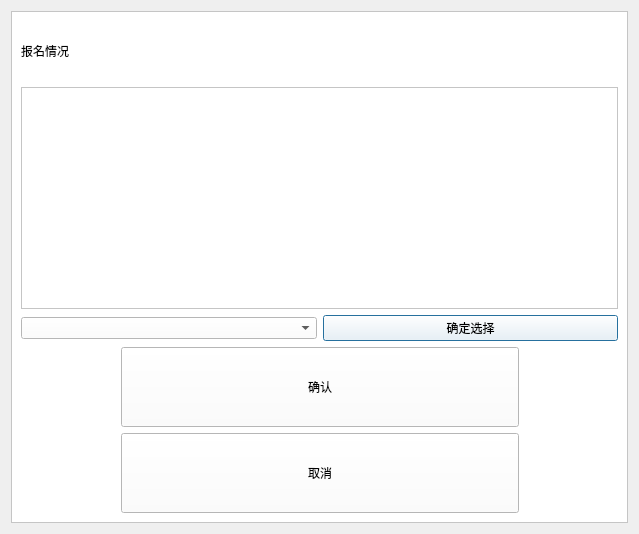
<?xml version="1.0" encoding="UTF-8"?>
<ui version="4.0">
 <class>chooseTranslator_ui</class>
 <widget class="QDialog" name="chooseTranslator_ui">
  <property name="geometry">
   <rect>
    <x>0</x>
    <y>0</y>
    <width>639</width>
    <height>534</height>
   </rect>
  </property>
  <property name="windowTitle">
   <string>Dialog</string>
  </property>
  <layout class="QHBoxLayout" name="horizontalLayout">
   <item>
    <widget class="QFrame" name="frame">
     <property name="styleSheet">
      <string notr="true">background-color: rgb(255, 255, 255);</string>
     </property>
     <property name="frameShape">
      <enum>QFrame::StyledPanel</enum>
     </property>
     <property name="frameShadow">
      <enum>QFrame::Raised</enum>
     </property>
     <layout class="QVBoxLayout" name="verticalLayout_2">
      <item>
       <layout class="QVBoxLayout" name="verticalLayout">
        <item>
         <widget class="QLabel" name="label">
          <property name="minimumSize">
           <size>
            <width>0</width>
            <height>60</height>
           </size>
          </property>
          <property name="text">
           <string>报名情况</string>
          </property>
         </widget>
        </item>
        <item>
         <widget class="QTableWidget" name="tableWidget"/>
        </item>
        <item>
         <layout class="QHBoxLayout" name="horizontalLayout_2">
          <item>
           <widget class="QComboBox" name="comboBox"/>
          </item>
          <item>
           <widget class="QPushButton" name="btnChoose">
            <property name="cursor">
             <cursorShape>PointingHandCursor</cursorShape>
            </property>
            <property name="text">
             <string>确定选择</string>
            </property>
           </widget>
          </item>
         </layout>
        </item>
       </layout>
      </item>
      <item>
       <layout class="QHBoxLayout" name="horizontalLayout_3" stretch="1,4,1">
        <item>
         <spacer name="horizontalSpacer">
          <property name="orientation">
           <enum>Qt::Horizontal</enum>
          </property>
          <property name="sizeHint" stdset="0">
           <size>
            <width>40</width>
            <height>20</height>
           </size>
          </property>
         </spacer>
        </item>
        <item>
         <widget class="QPushButton" name="btnOK">
          <property name="minimumSize">
           <size>
            <width>0</width>
            <height>80</height>
           </size>
          </property>
          <property name="cursor">
           <cursorShape>PointingHandCursor</cursorShape>
          </property>
          <property name="text">
           <string>确认</string>
          </property>
         </widget>
        </item>
        <item>
         <spacer name="horizontalSpacer_2">
          <property name="orientation">
           <enum>Qt::Horizontal</enum>
          </property>
          <property name="sizeHint" stdset="0">
           <size>
            <width>40</width>
            <height>20</height>
           </size>
          </property>
         </spacer>
        </item>
       </layout>
      </item>
      <item>
       <layout class="QHBoxLayout" name="horizontalLayout_4" stretch="1,4,1">
        <item>
         <spacer name="horizontalSpacer_3">
          <property name="orientation">
           <enum>Qt::Horizontal</enum>
          </property>
          <property name="sizeHint" stdset="0">
           <size>
            <width>40</width>
            <height>20</height>
           </size>
          </property>
         </spacer>
        </item>
        <item>
         <widget class="QPushButton" name="btnCancel">
          <property name="minimumSize">
           <size>
            <width>0</width>
            <height>80</height>
           </size>
          </property>
          <property name="cursor">
           <cursorShape>PointingHandCursor</cursorShape>
          </property>
          <property name="text">
           <string>取消</string>
          </property>
         </widget>
        </item>
        <item>
         <spacer name="horizontalSpacer_4">
          <property name="orientation">
           <enum>Qt::Horizontal</enum>
          </property>
          <property name="sizeHint" stdset="0">
           <size>
            <width>40</width>
            <height>20</height>
           </size>
          </property>
         </spacer>
        </item>
       </layout>
      </item>
     </layout>
    </widget>
   </item>
  </layout>
 </widget>
 <resources/>
 <connections/>
</ui>
